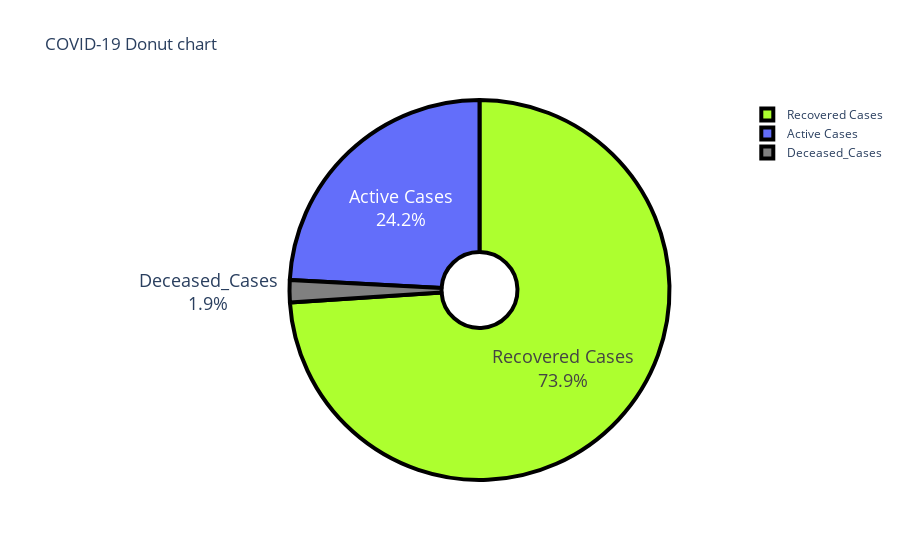

Write notebook code for a chart like this one.
### Code cell
colors = ['grey', 'navyblue', 'greenyellow']
names=['Deceased_Cases','Active Cases','Recovered Cases']
pie_graph=go.Pie(values=[df['Deceased_Cases'].sum(),df['Active_Cases'].sum(),df['Recovered_Cases'].sum()],labels=names,
                         hole=.2)
layout=go.Layout(title='COVID-19 Donut chart',)
figure=go.Figure(data=pie_graph,layout=layout)
figure.update_traces(textinfo='percent+label',textfont_size=18,marker=dict(colors=colors,line=dict(color='#000000',width=4)))
figure.show()

### Figure 1 — Plotly figure (JSON) as saved in the notebook; plotly's stock layout.template omitted (floating-point values rounded to 4 significant figures)
{"data": [{"hole": 0.2, "labels": ["Deceased_Cases", "Active Cases", "Recovered Cases"], "marker": {"colors": ["grey", "navyblue", "greenyellow"], "line": {"color": "#000000", "width": 4}}, "textfont": {"size": 18}, "textinfo": "percent+label", "type": "pie", "values": [50371, 641415, 1963396]}], "layout": {"title": {"text": "COVID-19 Donut chart"}}}
